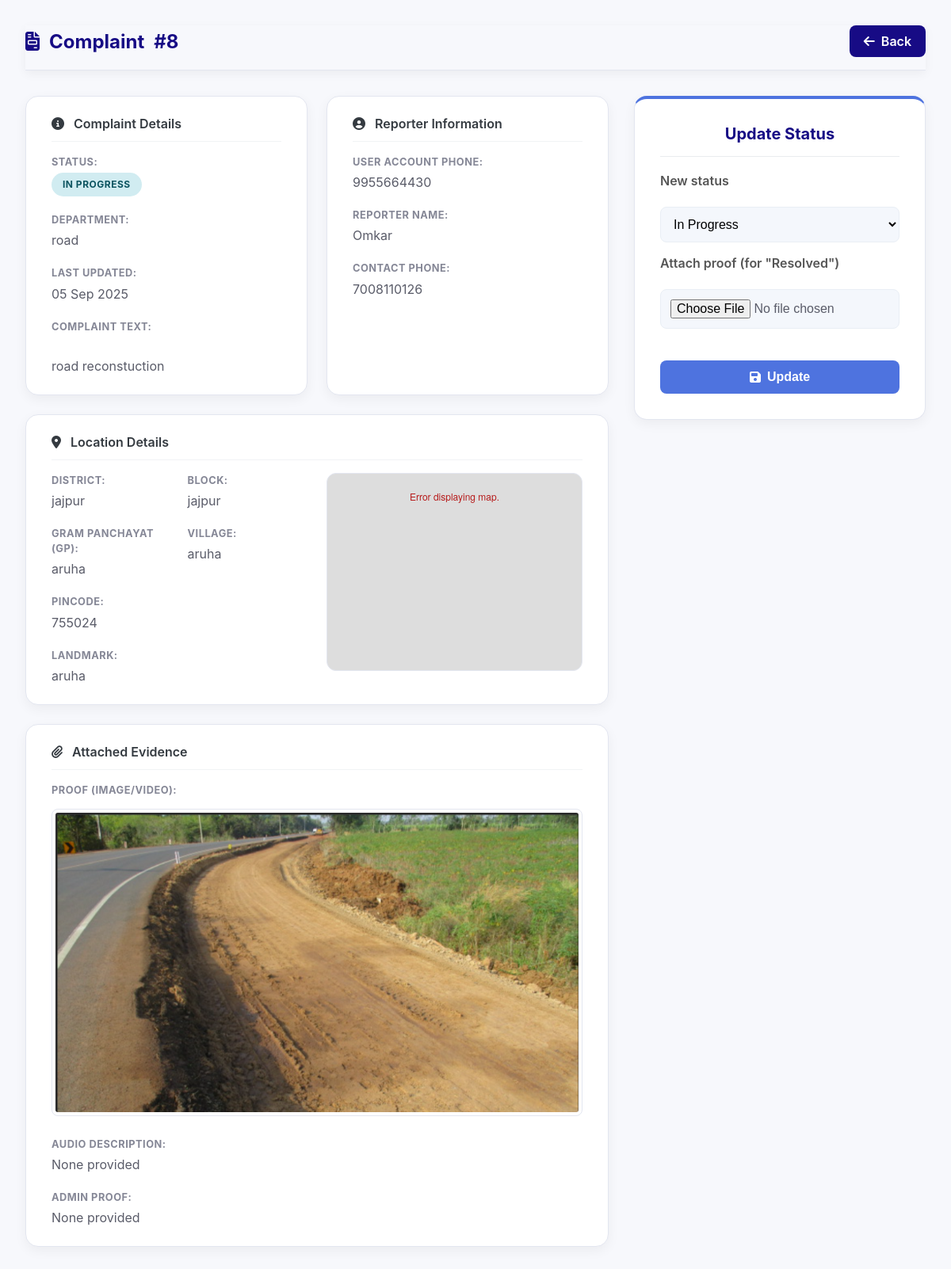
Page /admin/complaint/8 (signed in) on the earlier database version.
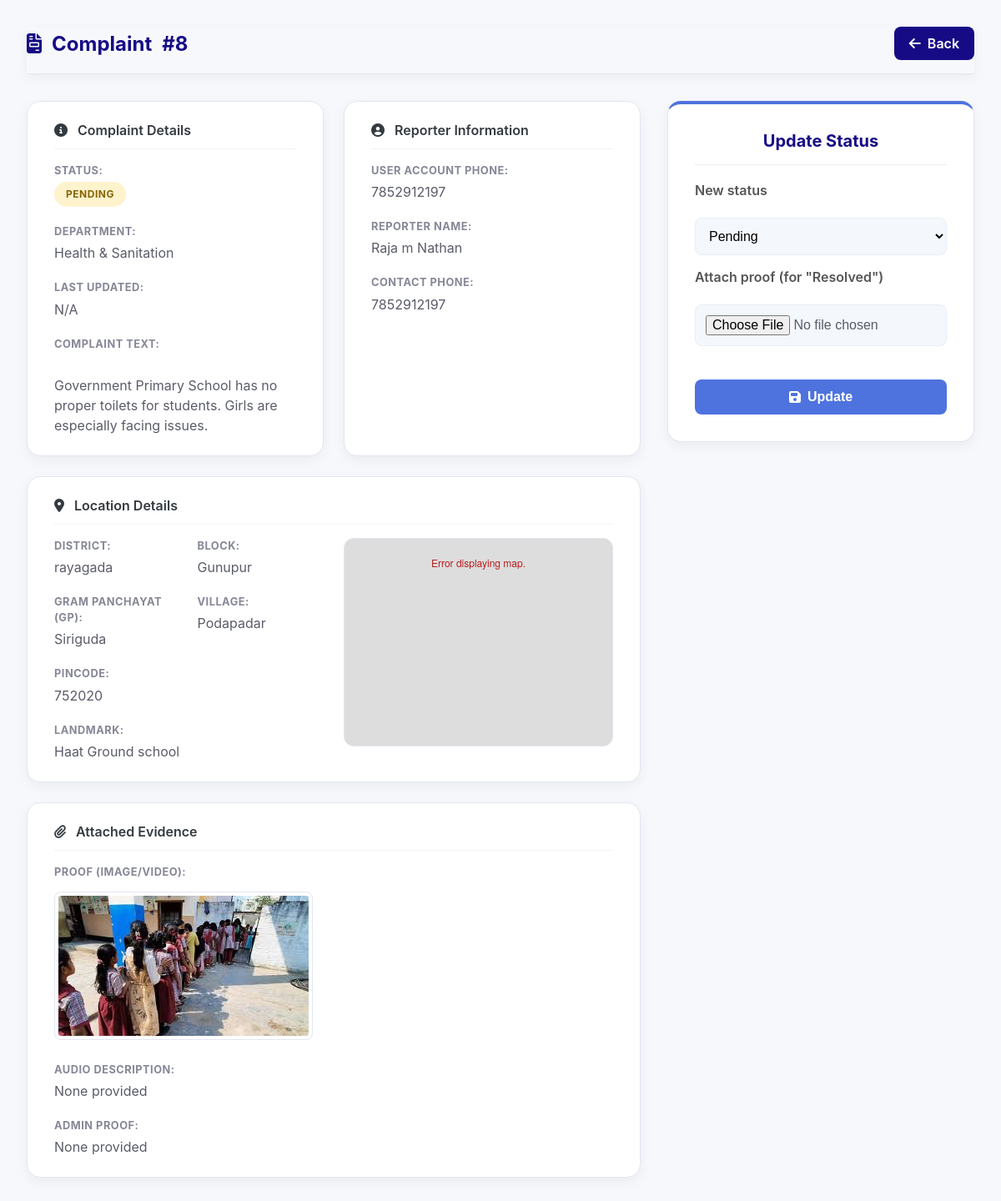
Same page on the later database version.
### tables this page shows
CREATE TABLE complaints (
                        id INTEGER PRIMARY KEY AUTOINCREMENT,
                        user_phone TEXT NOT NULL,
                        name TEXT,
                        phone TEXT,
                        district TEXT,
                        block TEXT,
                        gp TEXT,
                        village TEXT,
                        landmark TEXT,
                        pincode TEXT,
                        department TEXT,
                        complaint TEXT,
                        proof TEXT, status TEXT DEFAULT 'Pending', admin_proof TEXT, updated_at TEXT, voice_proof TEXT, latitude REAL, longitude REAL,
                        FOREIGN KEY(user_phone) REFERENCES users(phone)
                    );

### Civicissueproject/tempCodeRunnerFile.py (the view)
@app.route("/admin/complaint/<int:cid>")
@admin_required
def admin_complaint_view(cid):
    complaint = get_complaint_by_id(cid)
    if not complaint:
        flash("Complaint not found", "danger")
        return redirect(url_for("admin_dashboard"))
    return render_template("admin_complaint_view.html", complaint=complaint)

### Civicissueproject/database.py (called while the page is built)
def get_db_connection():
    conn = sqlite3.connect(DB_NAME, check_same_thread=False)
    conn.row_factory = sqlite3.Row  # This lets you access columns by name (e.g., complaint['status'])
    return conn

def get_complaint_by_id(cid):
    conn = get_db_connection()
    complaint = conn.execute("SELECT * FROM complaints WHERE id = ?", (cid,)).fetchone()
    conn.close()
    return complaint

### Civicissueproject/tempCodeRunnerFile.py (called while the page is built)
@app.template_filter('datetimeformat')
def datetimeformat(value, format="%d %b %Y"):
    if isinstance(value, str):
        try:
            dt = datetime.fromisoformat(value)
            return dt.strftime(format)
        except (ValueError, TypeError):
            return value
    elif isinstance(value, datetime):
        return value.strftime(format)
    return value

def admin_required(fn):
    from functools import wraps
    @wraps(fn)
    def wrapper(*args, **kwargs):
        if session.get("role") != "admin":
            flash("Admin access required", "danger")
            return redirect(url_for("admin_login"))
        return fn(*args, **kwargs)
    return wrapper

### Civicissueproject/templates/admin_complaint_view.html (shortened to what the changed rows need)
<!DOCTYPE html>
<html lang="en">
<head>
    <link rel="stylesheet" href="https://cdnjs.cloudflare.com/ajax/libs/font-awesome/6.5.0/css/all.min.css">
    <link rel="stylesheet" href="https://unpkg.com/leaflet@1.9.4/dist/leaflet.css" />
    <link rel="stylesheet" href="{{ url_for('static', filename='css/admincomplaintview.css') }}">
</head>
<body>
    <div class="view-wrapper">
        <header class="admin-header"
            style="background: none; padding: 0; margin-bottom: 2rem; border-bottom: 1px solid #e3e6f0; padding-bottom: 1rem;">
            <h1>
                <i class="fas fa-file-invoice"></i>
                <span data-translate="acv_complaint_id">Complaint</span> #{{ complaint.id }}
            </h1>
            <div>
                <a class="btn" href="{{ url_for('admin_dashboard', view='complaints') }}">
                </a>
            </div>
        </header>
        <main class="content-layout">
            <section class="details-grid">
                <div class="detail-box">
                    <div class="details-list">
                        <div><strong>Status:</strong> <span
                                class="pill {{ (complaint.status or 'Pending')|lower|replace(' ', '-') }}">{{
                                complaint.status or 'Pending' }}</span></div>
                        <div><strong>Department:</strong> {{ complaint.department }}</div>
                        <div><strong>Last Updated:</strong> {{ complaint.updated_at | datetimeformat if
                            complaint.updated_at else 'N/A' }}</div>
                        <div><strong>Complaint Text:</strong><br /> {{ complaint.complaint }}</div>
                    </div>
                </div>
                <div class="detail-box">
                    <div class="details-list">
                        <div><strong>User Account Phone:</strong> {{ complaint.user_phone }}</div>
                        <div><strong>Reporter Name:</strong> {{ complaint.name }}</div>
                        <div><strong>Contact Phone:</strong> {{ complaint.phone }}</div>
                    </div>
                </div>
                <div class="detail-box full-width">
                    <div class="location-grid">
                        <div class="location-info">
                            <div class="details-list" style="grid-template-columns: 1fr 1fr;">
                                <div><strong>District:</strong> {{ complaint.district }}</div>
                                <div><strong>Block:</strong> {{ complaint.block }}</div>
                                <div><strong>Gram Panchayat (GP):</strong> {{ complaint.gp }}</div>
                                <div><strong>Village:</strong> {{ complaint.village }}</div>
                                <div><strong>Pincode:</strong> {{ complaint.pincode }}</div>
                                <div style="grid-column: 1 / -1;"><strong>Landmark:</strong> {{ complaint.landmark }}
                                </div>
                            </div>
                        </div>
                    </div>
                </div>
                <div class="detail-box full-width">
                    <div class="details-list">
                        <div>
                            {% if complaint.proof %}
                            {% set proof_lower = complaint.proof|lower %}
                            {% if proof_lower.endswith(('.png', '.jpg', '.jpeg', '.gif', '.webp', '.bmp', '.svg',
                            '.tiff', '.jfif')) %}
                            <a href="{{ url_for('static', filename='uploads/' + complaint.proof) }}" target="_blank">
                                <img src="{{ url_for('static', filename='uploads/' + complaint.proof) }}"
                                    alt="User Proof" class="proof-image">
                            </a>
                            {% elif proof_lower.endswith(('.mp4', '.webm', '.mov', '.ogg')) %}
                            <video controls class="proof-video">
                                <source src="{{ url_for('static', filename='uploads/' + complaint.proof) }}">
                                Your browser does not support the video tag.
                            </video>
                            {% else %}
                            <a href="{{ url_for('static', filename='uploads/' + complaint.proof) }}" target="_blank"
                                data-translate="acv_view_proof">View Proof File</a>
                            {% endif %}
                            {% else %}
                            <span data-translate="none_provided">None provided</span>
                            {% endif %}
                        </div>
                    </div>
                </div>
            </section>
            <section class="action-card">
                <form method="post" action="{{ url_for('admin_update_status_route') }}" enctype="multipart/form-data">
                    <label for="status-select">
                        New status
                    </label>
                    <select name="status" id="status-select" class="form-control" required>
                        <option value="Pending" {% if complaint.status=='Pending' %}selected{% endif %}
                            data-translate="status_pending">Pending</option>
                        <option value="In Progress" {% if complaint.status=='In Progress' %}selected{% endif %}
                            data-translate="status_in_progress">In Progress</option>
                    </select>
                    <label for="admin-proof-upload" class="file-label">
                        Attach proof (for "Resolved")
                    </label>
                    <input type="file" name="admin_proof" id="admin-proof-upload" class="form-control"
                        accept="image/*,video/*">
                    <div style="margin-top:1.5rem">
                        <button class="btn primary" type="submit" style="width: 100%;">
                        </button>
                    </div>
                </form>
            </section>
        </main>
    </div>
</body>
</html>

Differences in the rows shown:
changed complaints id 8: status "IN PROGRESS" → "PENDING"; department "road" → "Health & Sanitation"; complaint "road reconstuction" → "Government Primary School has no proper toilets for students. Girls are especially facing issues."; user_phone "9955664430" → "7852912197"; name "Omkar" → "Raja m Nathan"; phone "7008110126" → "7852912197"; district "jajpur" → "rayagada"; block "jajpur" → "Gunupur"; gp "aruha" → "Siriguda"; village "aruha" → "Podapadar"; pincode "755024" → "752020"; landmark "aruha" → "Haat Ground school"; proof: a different picture; status "In Progress" → "Pending"; updated_at "05 Sep 2025" → (not shown)
Other differences:
text now shown: "N/A"
